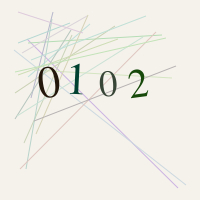
#> input picture captchas/0102.png, 200 x 200 px, found by its file name; its folder holds only this picture in this run
$ jupyter execute --allow-errors aufgabe2.ipynb
#> lines starting #> are read from the running program, lines starting #| are printed output that depends on the picture; after the words box and inside, x2 and y2 are one past the last pixel; in counts of white or black regions, pixels touching at a corner belong together
[cell 1]
from PIL import Image
import numpy as np
import matplotlib.pyplot as plt
import matplotlib.cm as cm
import matplotlib.colors as colors
from scipy.signal import convolve2d
from scipy.ndimage.filters import gaussian_filter
from scipy.ndimage import measurements
from sklearn.linear_model.logistic import LogisticRegression
import os

def discreteImage(matrix):
    max = np.max(matrix)
    min = np.min(matrix)
    cmap = plt.get_cmap("jet", max - min + 1)
    plt.matshow(matrix, cmap=cmap, vmin = min - 0.5, vmax = max + 0.5)
    plt.colorbar(ticks=np.arange(min, max + 1))

def getInputFromPic(pic, filename):
    pixels = np.array(pic)
    digits = getFourDigits(pixels, filename)
    inputArray = []
    for d in digits:
        values = calculatePopulation(d)
        inputArray.append(values)
    return inputArray

def getFourDigits(pixels, filename):
    boundary = 170
    fourSlicesFound = False;
    while(not(fourSlicesFound) and boundary > 100):
        pixels2 = (pixels <= boundary) * 1
        labeled = measurements.label(pixels2, np.ones((3, 3)))[0]

        slices = measurements.find_objects(labeled)
        if (len(slices) == 4):
            fourSlicesFound = True
            slices = sortSlices(slices)
            digits = [
                normalizeDigitSize(pixels2[slices[0]]),
                normalizeDigitSize(pixels2[slices[1]]),
                normalizeDigitSize(pixels2[slices[2]]),
                normalizeDigitSize(pixels2[slices[3]])
            ]
            return digits
        else:
            boundary = boundary-5
    print("could not process " + str(filename) + ", not 4 slices found")

def sortSlices(array):
    slices = list(array)
    for i in range(0,4):
        for j in range(i+1, 4):
            if(slices[i][1].start > slices[j][1].start):
                slices[j], slices[i] = slices[i], slices[j]
    return slices

def normalizeDigitSize(digit):
    h = len(digit)
    w = len(digit[0])
    if (h % 2 == 1):
        digit = np.append(np.zeros((1,w)), digit, axis=0)
        h = len(digit)
    rest = h-w
    if(rest<0):
        rest = w-h
    if (rest % 2 == 1):
        digit = np.append(np.zeros((h,1)), digit, axis=1)
    halfRest = int(rest / 2)
    prepend = np.zeros((h,halfRest))
    digit = np.append(prepend, digit, axis=1)
    digit = np.append(digit, prepend, axis=1)
    return digit

def calculatePopulation(digit):
    quarter = int(len(digit)/2)
    end = len(digit)
    population = []
    pop0 = 0
    pop1 = 0
    pop2 = 0
    pop3 = 0
    for x in range(0, quarter):
        for y in range(0,quarter):
            pop0 += digit[y,x]

    for x in range(0,quarter):
        for y in range(quarter, end):
            pop1 += digit[y,x]

    for x in range(quarter, end):
        for y in range(0,quarter):
            pop2 += digit[y,x]

    for x in range(quarter, end):
        for y in range(quarter, end):
            pop3 += digit[y,x]
    population.append(pop0/quarter)
    population.append(pop1/quarter)
    population.append(pop2/quarter)
    population.append(pop3/quarter)
    return population

def getOutputFromFileName(file):
    output = [
        int(file[0:1]),
        int(file[1:2]),
        int(file[2:3]),
        int(file[3:4])
    ]
    return output

def prepare(imageFolder):
    print("preparing images...")
    inputData = []
    outputData = []
    for file in os.listdir(imageFolder):
        if (len(file) == 8):
            inputData += getInputFromPic(Image.open(imageFolder + file).convert("L"), file)
#> the loop in getFourDigits, `while(not(fourSlicesFound) and boundary > 100):` made 1 pass
#> pass 1, in getFourDigits, `pixels2 = (pixels <= boundary) * 1`:
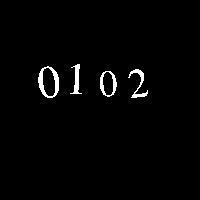
#> pixels2: shape (200, 200) int64; values 0 (black) and 1 (white), 1.8% white; 4 white regions, box (x1, y1, x2, y2) and area: (38, 66, 59, 98) 256, (100, 71, 117, 97) 161, (128, 69, 148, 98) 160, (70, 64, 82, 94) 142
#> pass 1, in normalizeDigitSize, `digit = np.append(np.zeros((h,1)), digit, axis=1)`:
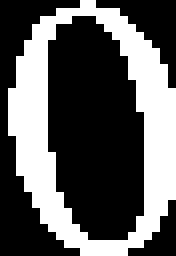
#> digit: shape (32, 22) float64 (shown 8 times larger); values 0 (black) and 1 (white), 36.4% white; 1 white region, box (x1, y1, x2, y2) and area: (1, 0, 22, 32) 256
#> pass 1, in normalizeDigitSize, `digit = np.append(prepend, digit, axis=1)`:
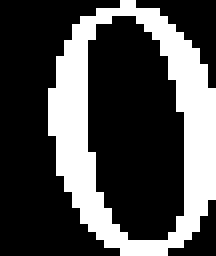
#> digit: shape (32, 27) float64 (shown 8 times larger); values 0 (black) and 1 (white), 29.6% white; 1 white region, box (x1, y1, x2, y2) and area: (6, 0, 27, 32) 256
#> after the loop in getFourDigits, `while(not(fourSlicesFound) and boundary > 100):`: boundary = 170; digits = 4 items; fourSlicesFound = True
#> in getInputFromPic, `digits = getFourDigits(pixels, filename)`: digits = 4 items
#> the loop in getInputFromPic, `for d in digits:` made 4 passes
#> (quarter in calculatePopulation, end in calculatePopulation, values) on passes 1 to 4: (16, 32, [3.88, 4, 4.19, 3.94]), (15, 30, [1.2, 1.93, 3.27, 3.07]), (13, 26, [2.92, 3.15, 3.23, 3.08]), (15, 30, [2.2, 2.13, 3.27, 3.07])
#> after the loop in getInputFromPic, `for d in digits:`: inputArray = [[3.88, 4, 4.19, 3.94], [1.2, 1.93, 3.27, 3.07], [2.92, 3.15, 3.23, 3.08], [2.2, 2.13, 3.27, 3.07]]
#> inputData has the same summary as inputArray in getInputFromPic
            outputData += getOutputFromFileName(file)
    print("training model...")
    model = LogisticRegression()
    model.fit(inputData, outputData)
    return model

def crack(model, path):
    pic = Image.open(path).convert("L")
    digits = getInputFromPic(pic, "")
    outputString = ""
    for d in digits:
        outputString = outputString + str(model.predict([d])[0])
    return outputString

def crackAll(model, folderPath):
    print("try to crack images...")
    filesTried = 0
    filesCracked = 0
    for file in os.listdir(folderPath):
        if (len(file) == 8):
            crackedValue = crack(model, folderPath + file)
            actualValue = file[:4]
            filesTried = filesTried + 1
            if (crackedValue == actualValue):
                filesCracked = filesCracked + 1
            for i in range(4):
                success = crackedValue[i]==actualValue[i]
                updateSuccessMatrix(int(actualValue[i]), success)

    globalSuccessRate = (filesCracked/filesTried)*100
    print(str(filesCracked) + " from " + str(filesTried) + " files cracked => " + "{0:.1f}".format(globalSuccessRate) + "% global succes rate");

successMatrix = [
    [0,0],[0,0],[0,0],[0,0],[0,0],[0,0],[0,0],[0,0],[0,0],[0,0]
]

def updateSuccessMatrix(digit, success):
    successMatrix[digit][success] = successMatrix[digit][success]+1

def analyzeSuccessMatrix():
    for i in range(10):
        tries = successMatrix[i][0] + successMatrix[i][1]
        if (tries > 0):
            successRate = (successMatrix[i][1] / tries) * 100
            print(str(i) + " => " + "{0:.1f}".format(successRate) + "% success rate")


#> (the rest of this cell did not finish here and is left out)

$ run again, on captchas/0215.png
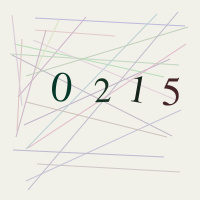
#> input picture captchas/0215.png, 200 x 200 px, found by its file name
#> the loop in getFourDigits, `while(not(fourSlicesFound) and boundary > 100):` made 1 pass
#> pass 1, in getFourDigits, `pixels2 = (pixels <= boundary) * 1`:
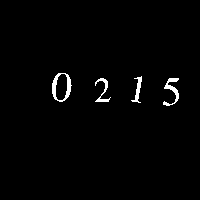
#> pixels2: shape (200, 200) int64; values 0 (black) and 1 (white), 1.5% white; 4 white regions, box (x1, y1, x2, y2) and area: (52, 73, 72, 102) 217, (163, 78, 179, 106) 164, (95, 78, 111, 102) 118, (131, 76, 142, 103) 110
#> pass 1, in normalizeDigitSize, `digit = np.append(prepend, digit, axis=1)`:
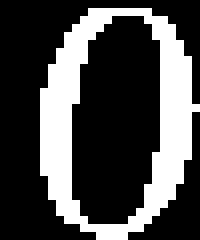
#> digit: shape (30, 25) float64 (shown 8 times larger); values 0 (black) and 1 (white), 28.9% white; 1 white region, box (x1, y1, x2, y2) and area: (5, 1, 25, 30) 217
#> after the loop in getFourDigits, `while(not(fourSlicesFound) and boundary > 100):`: boundary = 170; digits = 4 items; fourSlicesFound = True
#> in getInputFromPic, `digits = getFourDigits(pixels, filename)`: digits = 4 items
#> the loop in getInputFromPic, `for d in digits:` made 4 passes
#> (quarter in calculatePopulation, end in calculatePopulation, values) on passes 1 to 4: (15, 30, [3.8, 3.6, 3.47, 3.6]), (12, 24, [1.92, 2.5, 3.08, 2.33]), (14, 28, [0.143, 1, 3.57, 3.14]), (14, 28, [3.21, 1.64, 4.07, 2.79])
#> after the loop in getInputFromPic, `for d in digits:`: inputArray = [[3.8, 3.6, 3.47, 3.6], [1.92, 2.5, 3.08, 2.33], [0.143, 1, 3.57, 3.14], [3.21, 1.64, 4.07, 2.79]]
#> inputData has the same summary as inputArray in getInputFromPic

$ run again, on captchas/0260.png
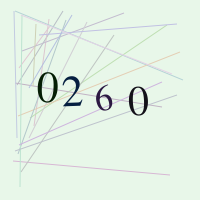
#> input picture captchas/0260.png, 200 x 200 px, found by its file name
#> the loop in getFourDigits, `while(not(fourSlicesFound) and boundary > 100):` made 1 pass
#> pass 1, in getFourDigits, `pixels2 = (pixels <= boundary) * 1`:
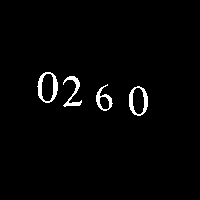
#> pixels2: shape (200, 200) int64; values 0 (black) and 1 (white), 2% white; 4 white regions, box (x1, y1, x2, y2) and area: (37, 72, 58, 103) 247, (129, 86, 148, 116) 221, (63, 76, 82, 107) 191, (96, 84, 113, 111) 157
#> pass 1, in normalizeDigitSize, `digit = np.append(np.zeros((h,1)), digit, axis=1)`:
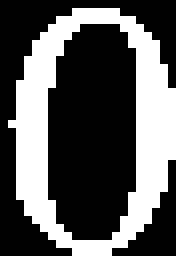
#> digit: shape (32, 22) float64 (shown 8 times larger); values 0 (black) and 1 (white), 35.1% white; 1 white region, box (x1, y1, x2, y2) and area: (1, 1, 22, 32) 247
#> after the loop in getFourDigits, `while(not(fourSlicesFound) and boundary > 100):`: boundary = 170; digits = 4 items; fourSlicesFound = True
#> in getInputFromPic, `digits = getFourDigits(pixels, filename)`: digits = 4 items
#> the loop in getInputFromPic, `for d in digits:` made 4 passes
#> (quarter in calculatePopulation, end in calculatePopulation, values) on passes 1 to 4: (16, 32, [3.75, 3.69, 3.94, 4.06]), (16, 32, [1.88, 2.62, 4.06, 3.38]), (14, 28, [2.86, 3.43, 1.43, 3.5]), (15, 30, [3.47, 3.8, 3.8, 3.67])
#> after the loop in getInputFromPic, `for d in digits:`: inputArray = [[3.75, 3.69, 3.94, 4.06], [1.88, 2.62, 4.06, 3.38], [2.86, 3.43, 1.43, 3.5], [3.47, 3.8, 3.8, 3.67]]
#> inputData has the same summary as inputArray in getInputFromPic

$ run again, on captchas/0277.png
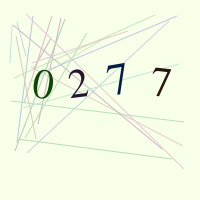
#> input picture captchas/0277.png, 200 x 200 px, found by its file name
#> the loop in getFourDigits, `while(not(fourSlicesFound) and boundary > 100):` made 1 pass
#> pass 1, in getFourDigits, `pixels2 = (pixels <= boundary) * 1`:
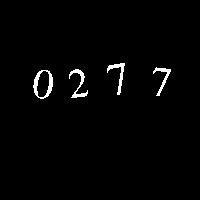
#> pixels2: shape (200, 200) int64; values 0 (black) and 1 (white), 1.7% white; 4 white regions, box (x1, y1, x2, y2) and area: (33, 70, 53, 99) 214, (69, 69, 88, 98) 165, (107, 63, 125, 95) 157, (153, 67, 171, 96) 135
#> pass 1, in normalizeDigitSize, `digit = np.append(prepend, digit, axis=1)`:
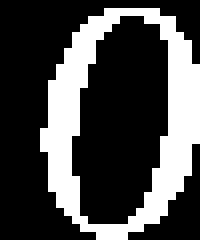
#> digit: shape (30, 25) float64 (shown 8 times larger); values 0 (black) and 1 (white), 28.5% white; 1 white region, box (x1, y1, x2, y2) and area: (5, 1, 25, 30) 214
#> after the loop in getFourDigits, `while(not(fourSlicesFound) and boundary > 100):`: boundary = 170; digits = 4 items; fourSlicesFound = True
#> in getInputFromPic, `digits = getFourDigits(pixels, filename)`: digits = 4 items
#> the loop in getInputFromPic, `for d in digits:` made 4 passes
#> (quarter in calculatePopulation, end in calculatePopulation, values) on passes 1 to 4: (15, 30, [3.6, 3.47, 3.4, 3.8]), (15, 30, [2.27, 2.2, 3.33, 3.2]), (16, 32, [2.38, 0, 4.31, 3.12]), (15, 30, [2, 1.87, 3.87, 1.27])
#> after the loop in getInputFromPic, `for d in digits:`: inputArray = [[3.6, 3.47, 3.4, 3.8], [2.27, 2.2, 3.33, 3.2], [2.38, 0, 4.31, 3.12], [2, 1.87, 3.87, 1.27]]
#> inputData has the same summary as inputArray in getInputFromPic

$ run again, on captchas/0128.png
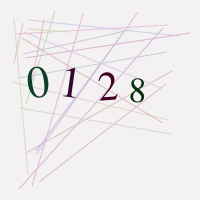
#> input picture captchas/0128.png, 200 x 200 px, found by its file name
#> the loop in getFourDigits, `while(not(fourSlicesFound) and boundary > 100):` made 1 pass
#> pass 1, in getFourDigits, `pixels2 = (pixels <= boundary) * 1`:
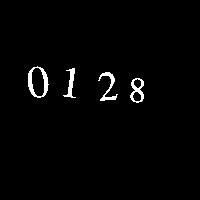
#> pixels2: shape (200, 200) int64; values 0 (black) and 1 (white), 1.8% white; 4 white regions, box (x1, y1, x2, y2) and area: (28, 66, 49, 98) 245, (98, 72, 118, 101) 170, (130, 78, 144, 103) 162, (63, 68, 76, 98) 143
#> pass 1, in normalizeDigitSize, `digit = np.append(prepend, digit, axis=1)`:
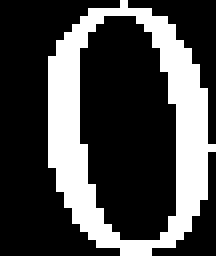
#> digit: shape (32, 27) float64 (shown 8 times larger); values 0 (black) and 1 (white), 28.4% white; 1 white region, box (x1, y1, x2, y2) and area: (6, 0, 27, 32) 245
#> after the loop in getFourDigits, `while(not(fourSlicesFound) and boundary > 100):`: boundary = 170; digits = 4 items; fourSlicesFound = True
#> in getInputFromPic, `digits = getFourDigits(pixels, filename)`: digits = 4 items
#> the loop in getInputFromPic, `for d in digits:` made 4 passes
#> (quarter in calculatePopulation, end in calculatePopulation, values) on passes 1 to 4: (16, 32, [3.62, 4.06, 3.81, 3.81]), (15, 30, [0.2, 1.33, 4.47, 3.53]), (15, 30, [2.2, 2.6, 3.53, 3]), (13, 26, [3.08, 2.92, 2.92, 3.54])
#> after the loop in getInputFromPic, `for d in digits:`: inputArray = [[3.62, 4.06, 3.81, 3.81], [0.2, 1.33, 4.47, 3.53], [2.2, 2.6, 3.53, 3], [3.08, 2.92, 2.92, 3.54]]
#> inputData has the same summary as inputArray in getInputFromPic
